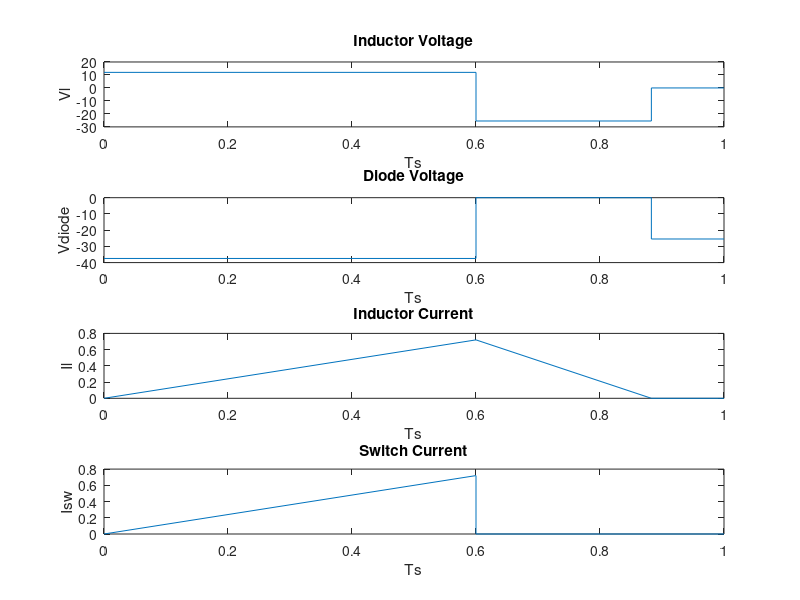
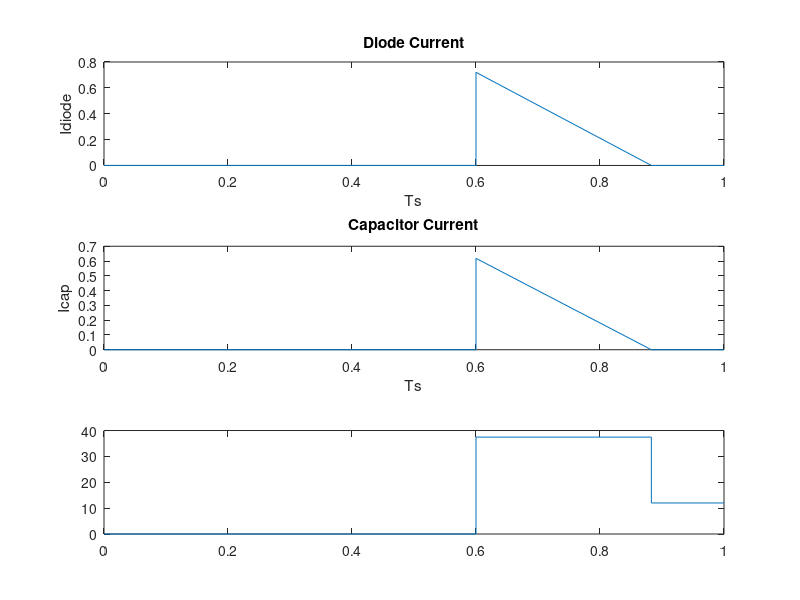

These figures' MATLAB source, in order:
clear
close all
L = 25*10^-6
Fs = 400000
Ts = 1/Fs
Vin = 12
D = 0.6
Rcrit = 2*L*Fs/((1-D)^2)
R = 2 * Rcrit
M = (R/(2*L*Fs)*D^2)
Vo = Vin * sqrt(M)
deltaIl= Vin/L * D*Ts
Io = Vo/R

D2 = Vin * D / Vo
D3 = 1 - D - D2

% Inductor voltage
subplot(4,1,1)
plot([0 D D D D (D+D2) (D+D2) (D+D2) (D+D2) 1], [Vin Vin Vin -Vo -Vo -Vo -Vo 0 0 0])
title('Inductor Voltage')
xlabel('Ts')
ylabel('Vl')

% Diode voltage
subplot(4,1,2)
plot([0 D D D D (D+D2) (D+D2) (D+D2) (D+D2) 1], [-(Vin+Vo) -(Vin+Vo) -(Vin+Vo) 0 0 0 0 -Vo -Vo -Vo])
title('Diode Voltage')
xlabel('Ts')
ylabel('Vdiode')

% Inductor Current
subplot(4,1,3)
plot([0 D D (D+D2) (D+D2) 1], [0 deltaIl deltaIl 0 0 0])
title('Inductor Current')
xlabel('Ts')
ylabel('Il')

subplot(4,1,4)
plot([0 D D D D 1], [0 deltaIl deltaIl 0 0 0])
title('Switch Current')
xlabel('Ts')
ylabel('Isw')

figure
subplot(3,1,1)
plot([0 D D D D (D+D2) (D+D2) 1], [0 0 0 deltaIl deltaIl 0 0 0])
title('Diode Current')
xlabel('Ts')
ylabel('Idiode')

subplot(3,1,2)
plot([0 D D D D (D+D2) (D+D2) 1], [0 0 0 deltaIl-Io deltaIl-Io 0 0 0])
title('Capacitor Current')
xlabel('Ts')
ylabel('Icap')

subplot(3,1,3)
plot([0 D D D D (D+D2) (D+D2) (D+D2) (D+D2) 1], [0 0 0 (Vin+Vo) (Vin+Vo) (Vin+Vo) (Vin+Vo) Vin Vin Vin])
